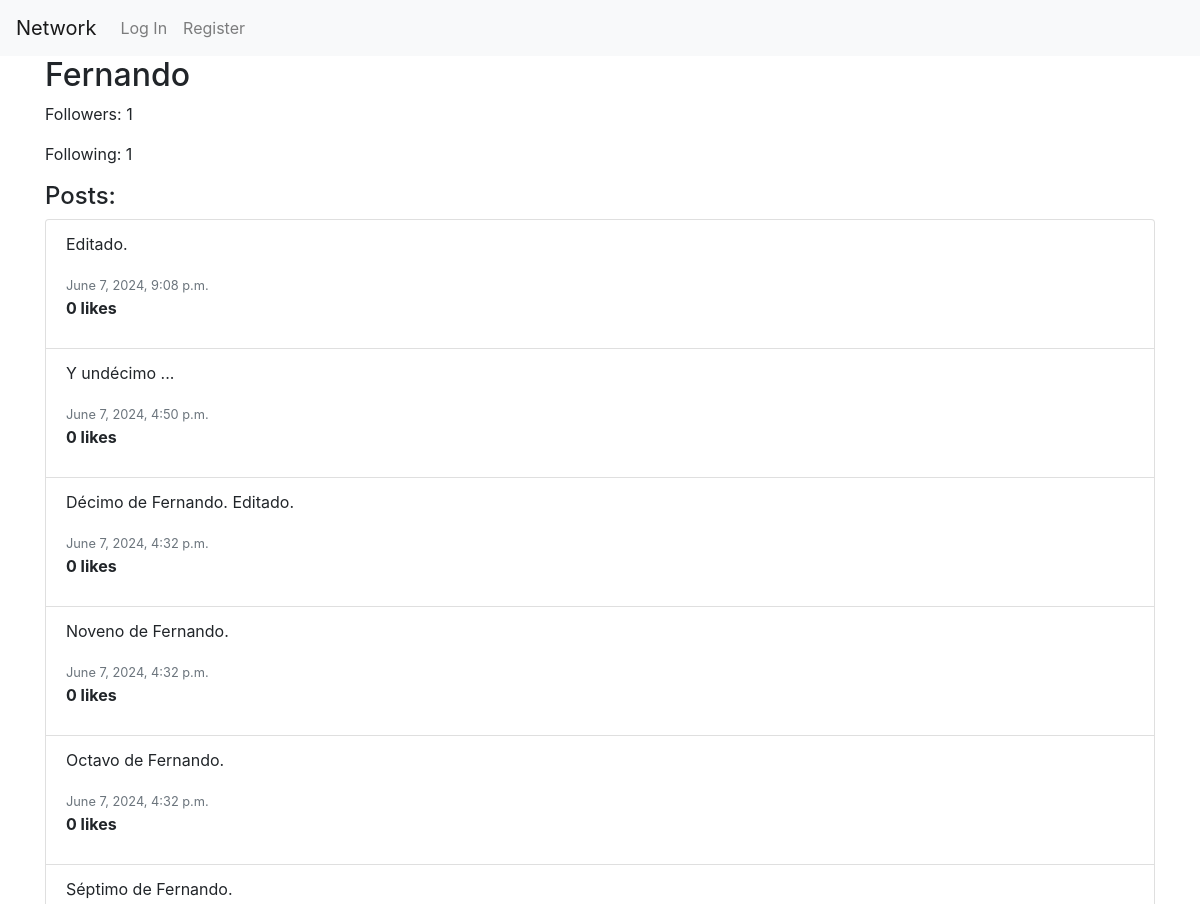
Before: /profile/Fernando/ (upper part) with the older database file.
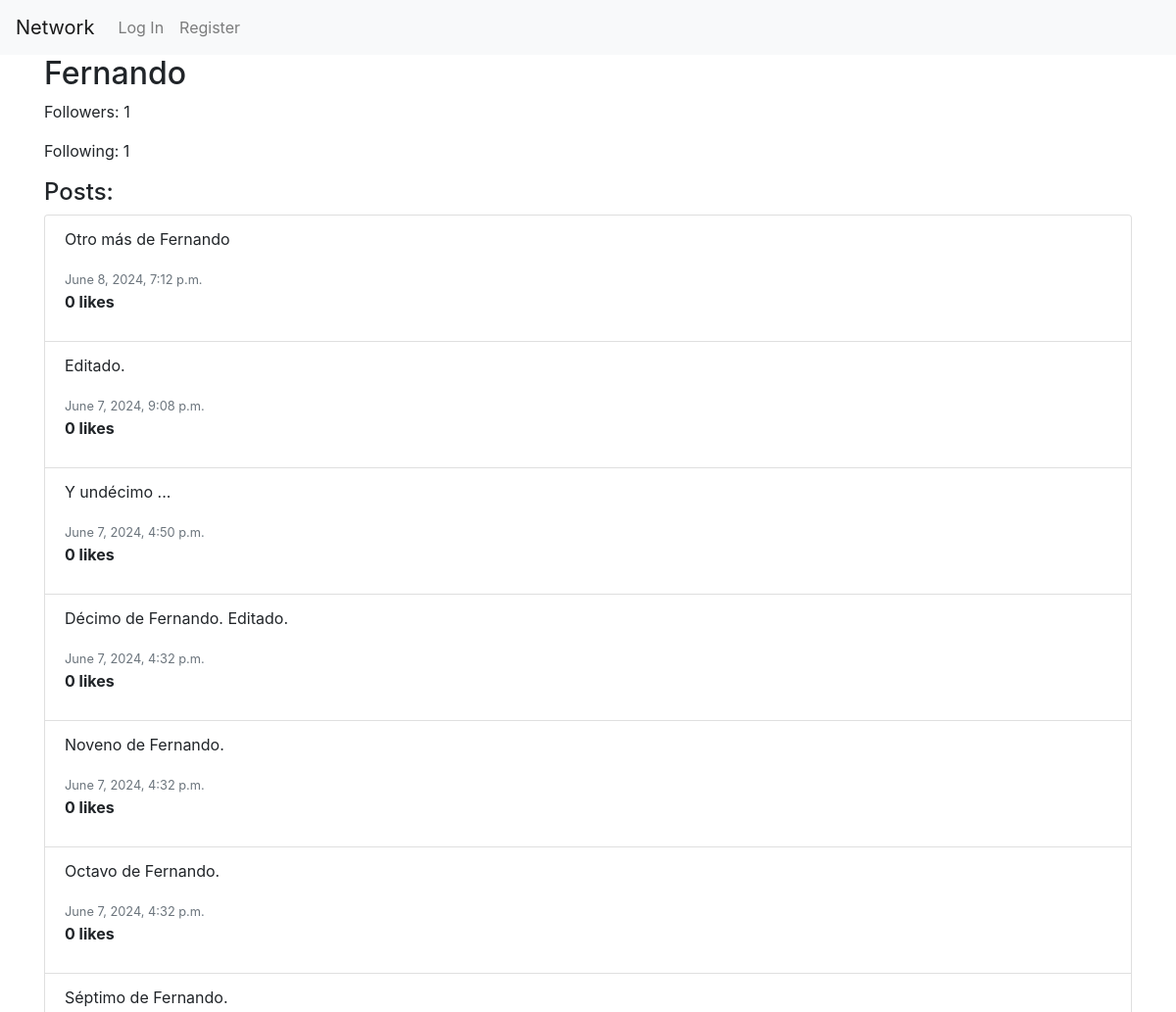
After: the same page with the newer database file.
### network/models.py (models this page shows, shortened)
class Post(models.Model):
    user = models.ForeignKey(User, on_delete=models.CASCADE, related_name="posts")
    content = models.TextField(blank=True)
    timestamp = models.DateTimeField(auto_now_add=True)

### network/views.py (the view)
# urls.py: path('profile/<str:username>/', views.profile, name='profile'),  # Ruta para ver el perfil de usuario
def profile(request, username):
    user_profile = get_object_or_404(User, username=username)
    user_with_counts = User.objects.filter(username=username).annotate(
        followers_count=Count('followed'),  # followed es el related_name para los seguidores
        following_count=Count('follower')   # follower es el related_name para los seguidos
    ).get()
    posts = Post.objects.filter(user=user_profile).annotate(likes_count=Count('liked')).order_by('-timestamp')
    following = False
    if request.user.is_authenticated:
        following = Follow.objects.filter(user=request.user, following=user_profile).exists()
    return render(request, "network/profile.html", {
        "posts": posts,
        "user_profile": user_profile,
        "followers_count": user_with_counts.followers_count,
        "following_count": user_with_counts.following_count,
        "following": following
    })

### network/templates/network/profile.html (shortened to what this page needs)
{% extends "network/layout.html" %}
{% block body %}
<div class="container">
    <h2>{{ user_profile.username }}</h2>
    <p>Followers: {{ followers_count }}</p>
    <p>Following: {{ following_count }}</p>
    <h4>Posts:</h4>
    <ul class="list-group">
        {% for post in posts %}
            <li class="list-group-item">
                <p>{{ post.content }}</p>
                <small class="text-muted">{{ post.timestamp }}</small>
                <p><strong>{{ post.likes_count }} likes</strong></p>
            </li>
        {% endfor %}
    </ul>
</div>
{% endblock %}

Changed rows visible on the page:
added Post: content "Otro más de Fernando", timestamp "June 8, 2024, 7:12 p.m.", likes_count "0"
